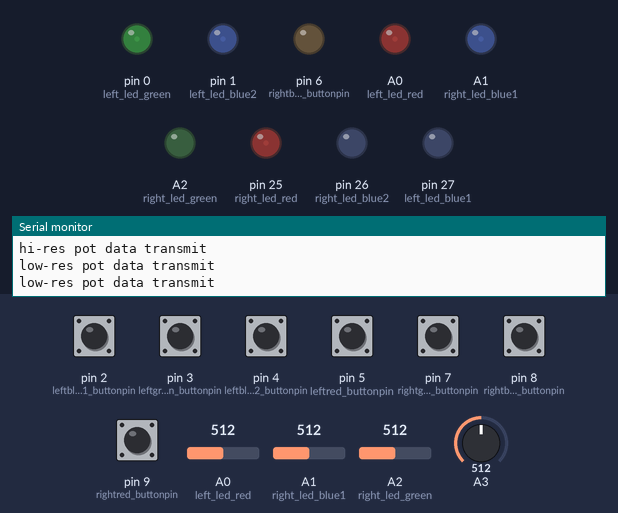
A sketch run on a simulated Teensy 4. Shown: output pins drawn as LEDs (lit = HIGH), the last lines printed to the serial monitor. The test bench sets the inputs (shaded band); at power-on: pin 2 (leftblue1_buttonpin), pin 3 (leftgreen_buttonpin), pin 4 (leftblue2_buttonpin), pin 5 (leftred_buttonpin), pin 7 (rightgreen_buttonpin), pin 8 (rightblue2_buttonpin), pin 9 (rightred_buttonpin) HIGH, A0 (left_led_red) = 512, A1 (right_led_blue1) = 512, A2 (right_led_green) = 512, A3 = 512.

Above: at 2.1 s.
2.2 s: pin 2 (leftblue1_buttonpin) pulled LOW for 0.15 s
At 2.3 s:
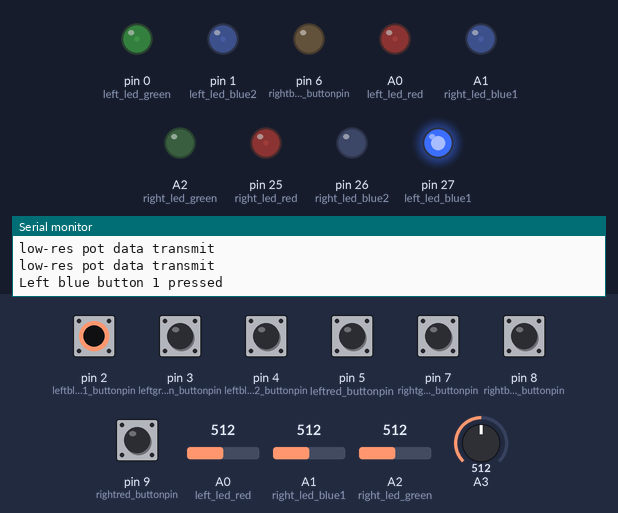
3.8 s: pin 3 (leftgreen_buttonpin) pulled LOW for 0.15 s
At 3.9 s:
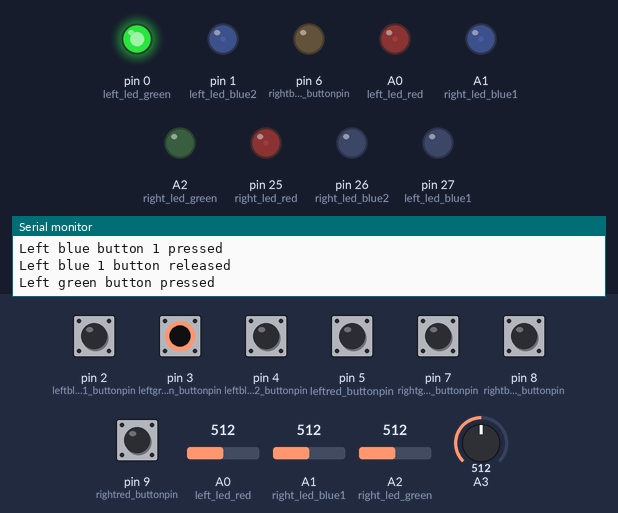
5.4 s: pin 4 (leftblue2_buttonpin) pulled LOW for 0.15 s
At 5.5 s:
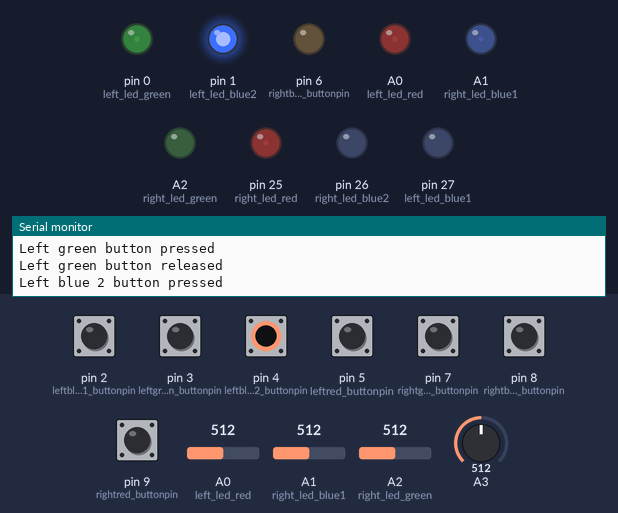
7.0 s: pin 5 (leftred_buttonpin) pulled LOW for 0.15 s
At 7.1 s:
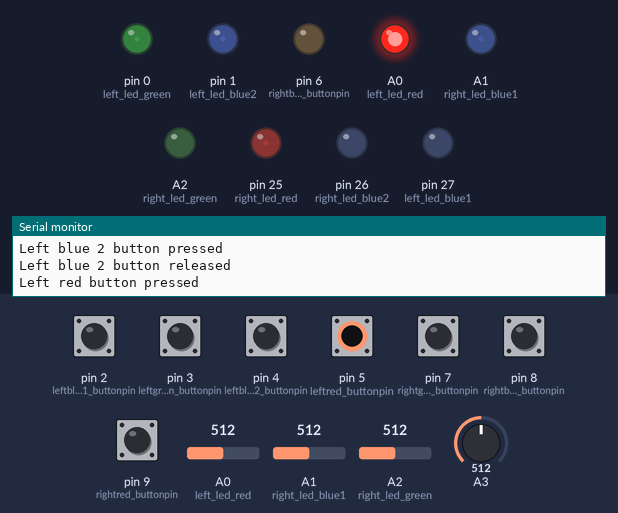
8.6 s: pin 7 (rightgreen_buttonpin) pulled LOW for 0.15 s
At 8.7 s:
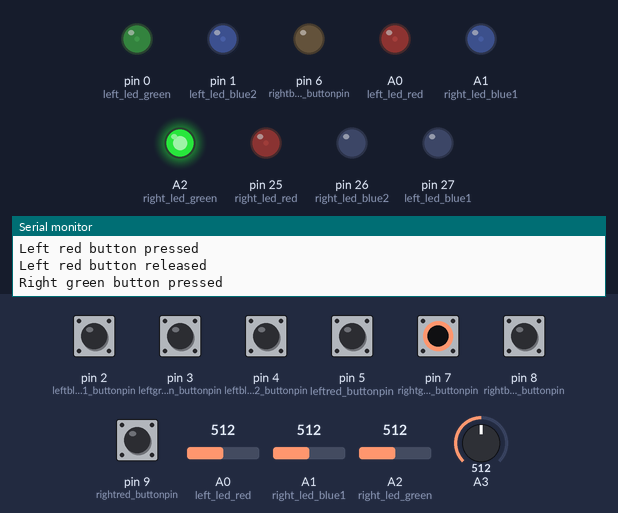
10.2 s: pin 8 (rightblue2_buttonpin) pulled LOW for 0.15 s
At 10.3 s:
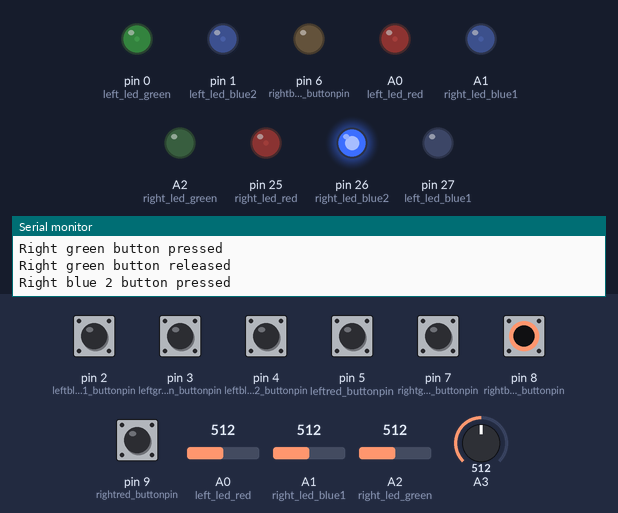
Timing chart, 0 to 12.8 s (numbered marks = the images above; inputs shaded):
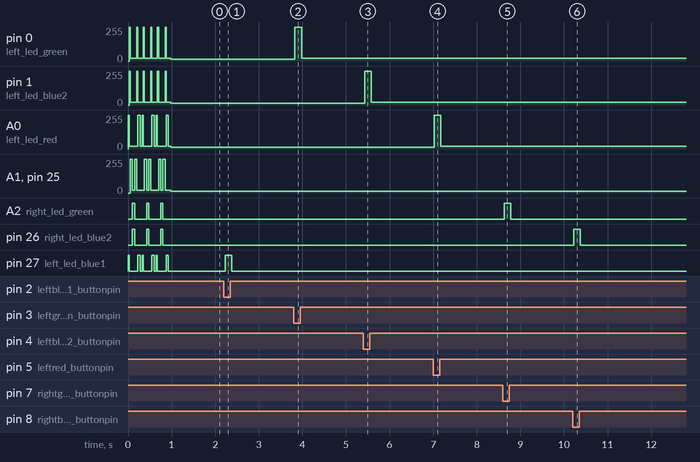

The sketch:

X_FX_Pitch_Master_Code_Rev1.ino
```cpp
// Bounce library import
#include <Bounce.h>

// led pin definitions
#define left_led_blue1 27
#define left_led_blue2 1
#define left_led_red 14
#define left_led_green 0
#define right_led_blue1 15
#define right_led_blue2 26
#define right_led_red 25
#define right_led_green 16

// Button pin declarations
const int leftblue1_buttonpin = 2;
const int leftblue2_buttonpin = 4;
const int leftred_buttonpin = 5;
const int leftgreen_buttonpin = 3;
const int rightblue1_buttonpin = 6;
const int rightblue2_buttonpin = 8;
const int rightred_buttonpin = 9;
const int rightgreen_buttonpin = 7;

// Potentiometer declarations
const int numReadings = 25; // Smoothing amount
int reading_at[numReadings] = {0,0,0,0,0}; // Set the readings from the analog input to 0
int pots = 4; // The number of pots
int index = 0; // The index of the current reading
int total = 0; // Running total array
int pintotal[6] = {0,0,0,0,0}; // Pin total
int average[6] = {0,0,0,0,0}; // Pin average
int averagePlus[6] = {0,0,0,0,0};
int averageMinus[6] = {0,0,0,0,0};
int currpotval = 0;
int lowres = 0; // Pin average
int hires = 0; // Pin average
int channel = 1; // Set midi channel to send to 1
int lastreading[6] = {0,0,0,0,0}; // Set the last readings to 0
int midichannel = 0;

// Button object declarations - 10ms debounce
Bounce leftblue1_buttonObject = Bounce(leftblue1_buttonpin, 10);
Bounce leftblue2_buttonObject = Bounce(leftblue2_buttonpin, 10);
Bounce leftred_buttonObject = Bounce(leftred_buttonpin, 10);
Bounce leftgreen_buttonObject = Bounce(leftgreen_buttonpin, 10);
Bounce rightblue1_buttonObject = Bounce(rightblue1_buttonpin, 10);
Bounce rightblue2_buttonObject = Bounce(rightblue2_buttonpin, 10);
Bounce rightred_buttonObject = Bounce(rightred_buttonpin, 10);
Bounce rightgreen_buttonObject = Bounce(rightgreen_buttonpin, 10);


void setup()
  {
      // Teensy onboard led
      pinMode(6, OUTPUT);

      pinMode(leftblue1_buttonpin, INPUT_PULLUP);
      pinMode(leftblue2_buttonpin, INPUT_PULLUP);
      pinMode(leftred_buttonpin, INPUT_PULLUP);
      pinMode(leftgreen_buttonpin, INPUT_PULLUP);
      pinMode(rightblue1_buttonpin, INPUT_PULLUP);
      pinMode(rightblue2_buttonpin, INPUT_PULLUP);
      pinMode(rightred_buttonpin, INPUT_PULLUP);
      pinMode(rightgreen_buttonpin, INPUT_PULLUP);

      // Button led setup
      pinMode(left_led_blue1, OUTPUT);
      pinMode(left_led_blue2, OUTPUT);
      pinMode(left_led_red, OUTPUT);
      pinMode(left_led_green, OUTPUT);
      pinMode(right_led_blue1, OUTPUT);
      pinMode(right_led_blue2, OUTPUT);
      pinMode(right_led_red, OUTPUT);
      pinMode(right_led_green, OUTPUT);

      Serial.begin(57600);
      Serial.println("XF-X Firmware v1");


      // Tada code
      for (int x = 0; x < 3; x++)
        {
        int led_bright = 255;
        int led_dim = 20;

        //scene 1
        analogWrite(left_led_blue1, led_bright);
        analogWrite(left_led_red, led_bright);
        delay(25);
        //scene 2
        analogWrite(left_led_blue1, led_dim);
        analogWrite(left_led_red, led_dim);
        analogWrite(left_led_blue2, led_bright);
        analogWrite(left_led_green, led_bright);
        delay(25);
        //scene 3
        analogWrite(left_led_blue2, led_dim);
        analogWrite(left_led_green, led_dim);
        analogWrite(right_led_blue1, led_bright);
        analogWrite(right_led_red, led_bright);
        delay(50);
        //scene 4
        analogWrite(right_led_blue1, led_dim);
        analogWrite(right_led_red, led_dim);
        analogWrite(right_led_blue2, led_bright);
        analogWrite(right_led_green, led_bright);
        delay(50);
        //scene 5
        analogWrite(right_led_blue2, led_dim);
        analogWrite(right_led_green, led_dim);
        analogWrite(right_led_blue1, led_bright);
        analogWrite(right_led_red, led_bright);
        delay(50);
        //scene 6
        analogWrite(right_led_blue1, led_dim);
        analogWrite(right_led_red, led_dim);
        analogWrite(left_led_blue2, led_bright);
        analogWrite(left_led_green, led_bright);
        delay(25);
        //scene 7
        analogWrite(left_led_blue2, led_dim);
        analogWrite(left_led_green, led_dim);
        analogWrite(left_led_blue1, led_bright);
        analogWrite(left_led_red, led_bright);
         delay(50);
        //scene 8
        analogWrite(left_led_blue1, led_dim);
        analogWrite(left_led_red, led_dim);
         delay(50);
        //scene 9
        }
    }

  // Inits
  int led_bright = 255;
  int led_dim = 20;
  int led_status_leftblue1 = 15;
  int led_status_leftblue2 = 15;
  int led_status_leftred = 15;
  int led_status_leftgreen = 15;
  int led_status_rightblue1 = 15;
  int led_status_rightblue2 = 15;
  int led_status_rightred = 15;
  int led_status_rightgreen = 15;


// Main loop
void loop()
  {

  // Teensy onboard led
  pinMode(6, OUTPUT);


  // Main pot loop
  for (int i = 0; i < pots; i++ )  // pots = pot count + 1
    {
    index = 0;  // Set index to zero

    for (int j = 0; j < numReadings; j++ )  // loop to create average reading
      {
      total = total - reading_at[index];
      reading_at[index] = analogRead(i); // read from pot i
      currpotval = reading_at[index];
      total = total + reading_at[index];
      index = index++;
      pintotal[i] = total;
      }


   average[i] = (pintotal[i] / numReadings);
   averagePlus[i] = average[i] + 1;
   averageMinus[i] = average[i] - 1;
   hires = currpotval * 16; // hi-res 10-bit control
   lowres = currpotval / 8; // low-res 7-bit control

   midichannel = i + 1;

   if (lastreading[i] != average[i]) // If reading is different from the previous
        {
        if (i < 2) // Hi-res pots
            {
            usbMIDI.sendPitchBend(hires, midichannel); //send hi-res pot data
            Serial.println("hi-res pot data transmit");
            }
        if (i >= 2)
            {
            usbMIDI.sendControlChange(i,lowres, midichannel); //send low-res pot data
            Serial.println("low-res pot data transmit");
            }
        }

   lastreading[i] = average[i];   // Set last array value to current value


  // LED button code starts

  // Update led output
  analogWrite(left_led_blue1, led_status_leftblue1);
  analogWrite(left_led_blue2, led_status_leftblue2);
  analogWrite(left_led_red, led_status_leftred);
  analogWrite(left_led_green, led_status_leftgreen);
  analogWrite(right_led_blue1, led_status_rightblue1);
  analogWrite(right_led_blue2, led_status_rightblue2);
  analogWrite(right_led_red, led_status_rightred);
  analogWrite(right_led_green, led_status_rightgreen);

  // Update Button objects
  leftblue1_buttonObject.update();
  leftblue2_buttonObject.update();
  leftred_buttonObject.update();
  leftgreen_buttonObject.update();
  rightblue1_buttonObject.update();
  rightblue2_buttonObject.update();
  rightred_buttonObject.update();
  rightgreen_buttonObject.update();

  // Left buttons code
  if (leftblue1_buttonObject.fallingEdge())
      {
      led_status_leftblue1 = led_bright;
      Serial.println("Left blue button 1 pressed");
      usbMIDI.sendNoteOn(60, 99, channel);
      }
  if (leftblue1_buttonObject.risingEdge())
      {
      led_status_leftblue1 = led_dim;
      Serial.println("Left blue 1 button released");
      usbMIDI.sendNoteOff(60, 0, channel);
      }

  if (leftblue2_buttonObject.fallingEdge())
      {
      led_status_leftblue2 = led_bright;
      Serial.println("Left blue 2 button pressed");
      usbMIDI.sendNoteOn(61, 99, channel);
      }
  if (leftblue2_buttonObject.risingEdge())
      {
      led_status_leftblue2 = led_dim;
      Serial.println("Left blue 2 button released");
      usbMIDI.sendNoteOff(61, 0, channel);
      }

  if (leftred_buttonObject.fallingEdge())
      {
      led_status_leftred = led_bright;
      Serial.println("Left red button pressed");
      usbMIDI.sendNoteOn(62, 99, channel);
      }
  if (leftred_buttonObject.risingEdge())
      {
      led_status_leftred = led_dim;
      Serial.println("Left red button released");
      usbMIDI.sendNoteOff(62, 0, channel);
      }

  if (leftgreen_buttonObject.fallingEdge())
      {
      led_status_leftgreen = led_bright;
      Serial.println("Left green button pressed");
      usbMIDI.sendNoteOn(63, 99, channel);
      }
  if (leftgreen_buttonObject.risingEdge())
      {
      led_status_leftgreen = led_dim;
      Serial.println("Left green button released");
      usbMIDI.sendNoteOff(63, 0, channel);
      }

  // Right buttons code
  if (rightblue1_buttonObject.fallingEdge())
      {
      led_status_rightblue1 = led_bright;
      Serial.println("Right blue 1 button pressed");
      usbMIDI.sendNoteOn(64, 99, channel);
      }
  if (rightblue1_buttonObject.risingEdge())
      {
      led_status_rightblue1 = led_dim;
      Serial.println("Right blue 1 button released");
      usbMIDI.sendNoteOff(64, 0, channel);
      }

  if (rightblue2_buttonObject.fallingEdge())
      {
      led_status_rightblue2 = led_bright;
      Serial.println("Right blue 2 button pressed");
      usbMIDI.sendNoteOn(65, 99, channel);
      }
  if (rightblue2_buttonObject.risingEdge())
      {
      led_status_rightblue2 = led_dim;
      Serial.println("Right blue 2 button released");
      usbMIDI.sendNoteOff(65, 0, channel);
      }

  if (rightred_buttonObject.fallingEdge())
      {
      led_status_rightred = led_bright;
      Serial.println("Right red button pressed");
      usbMIDI.sendNoteOn(66, 99, channel);
      }
  if (rightred_buttonObject.risingEdge())
      {
      led_status_rightred = led_dim;
      Serial.println("Right red button released");
      usbMIDI.sendNoteOff(66, 0, channel);
      }

  if (rightgreen_buttonObject.fallingEdge())
      {
      led_status_rightgreen = led_bright;
      Serial.println("Right green button pressed");
      usbMIDI.sendNoteOn(67, 99, channel);
      }
  if (rightgreen_buttonObject.risingEdge())
      {
      led_status_rightgreen = led_dim;
      Serial.println("Right green button released");
      usbMIDI.sendNoteOff(68, 0, channel);
      }


  delay(5);  // Delay output by 5ms

  }
}
```

Measured:
- after the input at 2.2 s, pin 27 (left_led_blue1): LOW → HIGH at once, → LOW 0.15 s later
- after the input at 3.8 s, pin 0 (left_led_green): 15/255 → 255/255 at once, → 20/255 0.16 s later
- after the input at 5.4 s, pin 1 (left_led_blue2): 15/255 → 255/255 at once, → 20/255 0.15 s later
- after the input at 7.0 s, A0 (left_led_red): 15/255 → 255/255 at once, → 20/255 0.15 s later
- after the input at 8.6 s, A2 (right_led_green): LOW → HIGH at once, → LOW 0.15 s later
- after the input at 10.2 s, pin 26 (right_led_blue2): LOW → HIGH at once, → LOW 0.15 s later
- by itself, A0 (left_led_red): repeats every 0.33 s: 255/255 0.05 s, 20/255 0.05 s, 255/255 0.03 s, 20/255 0.20 s, until it stays 15/255 from 1.0 s
- by itself, pin 0 (left_led_green), pin 1 (left_led_blue2): repeats every 0.33 s: 255/255 0.03 s, 20/255 0.13 s, 255/255 0.03 s, 20/255 0.15 s, until it stays 15/255 from 1.0 s
